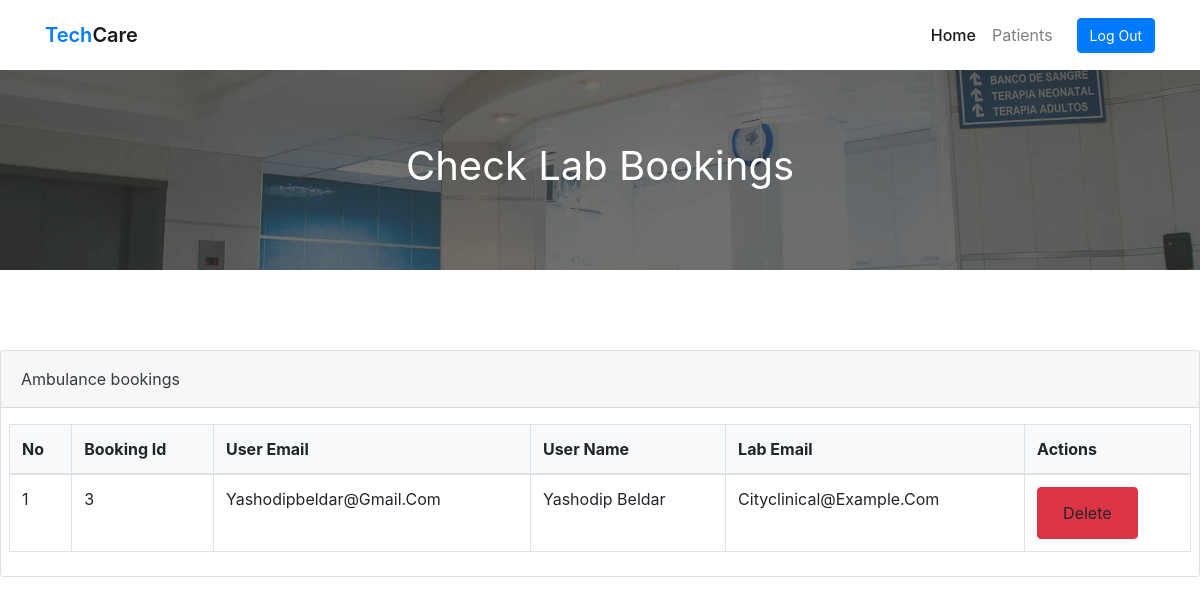
Screenshot of /labBookings.php (signed in) with the database file from the repository.
### tables this page shows
CREATE TABLE `labdetails` (
  `id` int(11) NOT NULL,
  `fullName` varchar(256) NOT NULL,
  `user_email` varchar(256) NOT NULL,
  `phoneNo` varchar(100) NOT NULL,
  `lab_email` varchar(256) NOT NULL,
  `address` varchar(256) NOT NULL,
  `appointmentdate` varchar(256) NOT NULL,
  `appointmenttime` varchar(200) NOT NULL
);

### labBookings.php (the view, shortened to what this page needs)
<?php
include "includes/header.php";
include "includes/navbar.php";
?>
<div class="page-banner overlay-dark bg-image" style="background-image: url(assets/img/bg_image_1.jpg);">
  <div class="banner-section">
    <div class="container text-center wow fadeInUp">
      <h1 class="font-weight-normal">Check Lab Bookings</h1>
    </div>
  </div>
</div>
<div class="page-section">
  <?php
  include 'connection/connection.php';
    $doctor_email = $_COOKIE['doc_email'];
    if ($doctor_email != "") {
      $query = "SELECT * FROM labdetails";
      $result = mysqli_query($conn, $query);
      if ($result) {
      if (mysqli_num_rows($result) > 0) {
        echo '
            <div class="card appointment h-100">
                <div class="card-header py-3">
                    <a class="ms-auto text-decoration-none text-dark">Ambulance bookings</a>
                </div>
                <div class="card-body p-2 mt-2 text-capitalize">
                    <div class="table-responsive position-relative">
                        <table class="table table-bordered border" id=""  cellspacing="1">
                            <thead>
                                <tr class="bg-light">
                                    <th>No</th>
                                    <th>Booking  Id</th>
                                    <th>User email</th>
                                    <th>User Name</th>
                                    <th>Lab Email</th>
                                    <th>Actions </th>
                                </tr>
                            </thead>
                            <tbody>';
        $counter = 1;
        while ($row = mysqli_fetch_assoc($result)) {
          echo '
                <tr>
                    <td>' . $counter . '</td>
                    <td>' . $row['id'] . '</td>
                    <td>' . $row['user_email'] . '</td>
                    <td>' . $row['fullName'] . '</td>
                    <td>
                    ' . $row['lab_email'] . '
                    </td>
                    <td>
                    <span class="btn btn-danger"><a class="btn" href="delete_labbooking.php?bid='. $row['id'] .'">Delete</a></span>
                    </td>
                </tr>';
          $counter++;
        }
        echo '
                            </tbody>
                        </table>
                    </div>
                </div>
            </div>
        </div>
    </div>';
      } else {
        echo "<span class='text-uppercase p-4'>No Bookings are Found.</span>";
      }
    }
    } else {
      echo "<span class='text-uppercase p-4'>Doctor Not Found..</span>";
    }
?>

### assets/css/style.css (style rules this page uses)
:root { --primary: #00d9a5; --accent: #ff3d85; --secondary: #4e5afe; --warning: #eed818; --info: #05b4e1; --danger: #ff4943; --success: #96c93d; --dark: #343531; --light: #f5f9f6; --cs: #596261; --grey: #6e807a; }
body { font-family: "Source Sans Pro", sans-serif; line-height: 1.5; color: #343531; }
a { color: #07be94; text-decoration: none; background-color: transparent; }
.bg-light { background-color: #f5f9f6 !important; }
.text-dark { color: #343531 !important; }
.btn-danger { color: #fff; background-color: #ff4943; border-color: transparent; }
.bg-image { position: relative; background-position: center center; background-size: cover; background-repeat: no-repeat; }
.bg-image > * { position: relative; z-index: 10; }
.page-section { position: relative; padding-top: 80px; padding-bottom: 80px; overflow: hidden; }
.page-banner { position: relative; height: 200px; z-index: 10; }
.page-hero.overlay-dark::before, .page-banner.overlay-dark::before { content: ""; position: absolute; top: 0; left: 0; width: 100%; height: 100%; background: rgba(52, 53, 49, 0.7); z-index: 1; }
.hero-section, .banner-section { position: relative; display: -ms-flexbox; display: flex; -ms-flex-align: center; align-items: center; -ms-flex-pack: center; justify-content: center; height: 100%; color: #ffffff; z-index: 10; }

### rows the page displays
labdetails: id "3", user_email "Yashodipbeldar@gmail.com", fullName "Yashodip Beldar", lab_email "Cityclinical@example.com"
